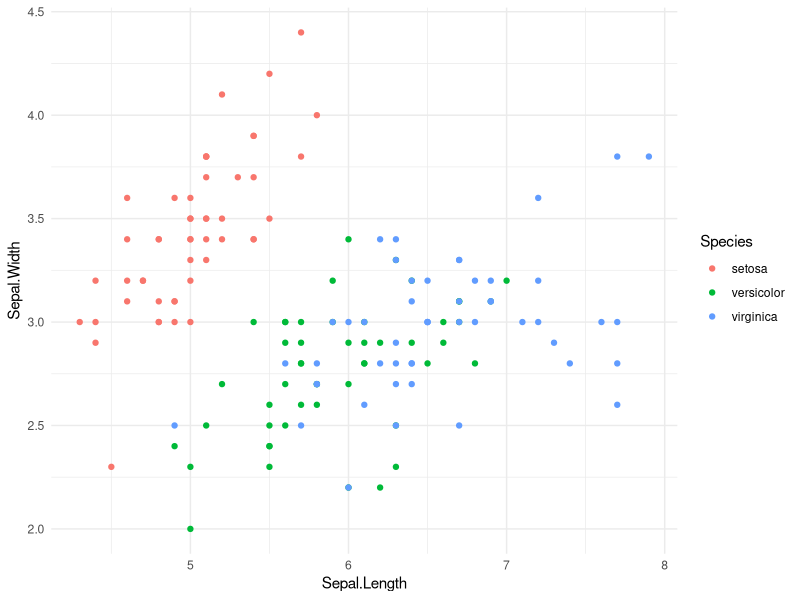
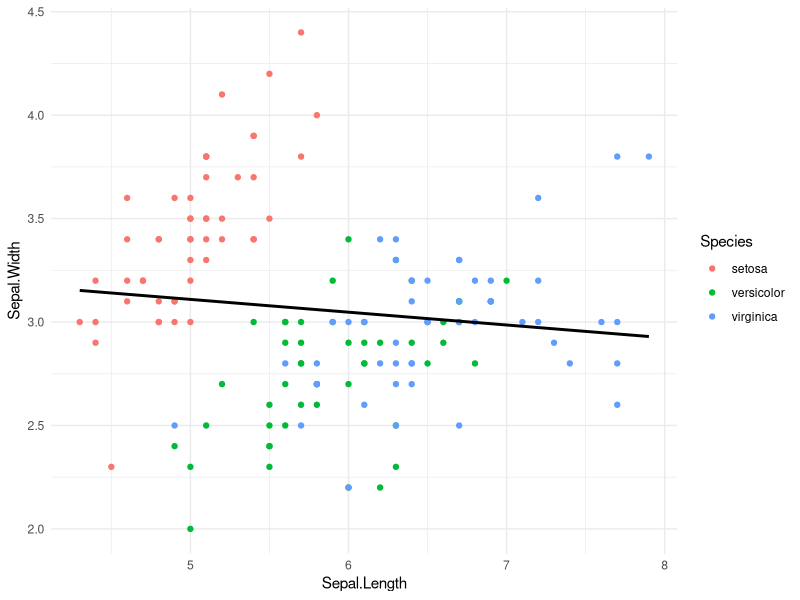
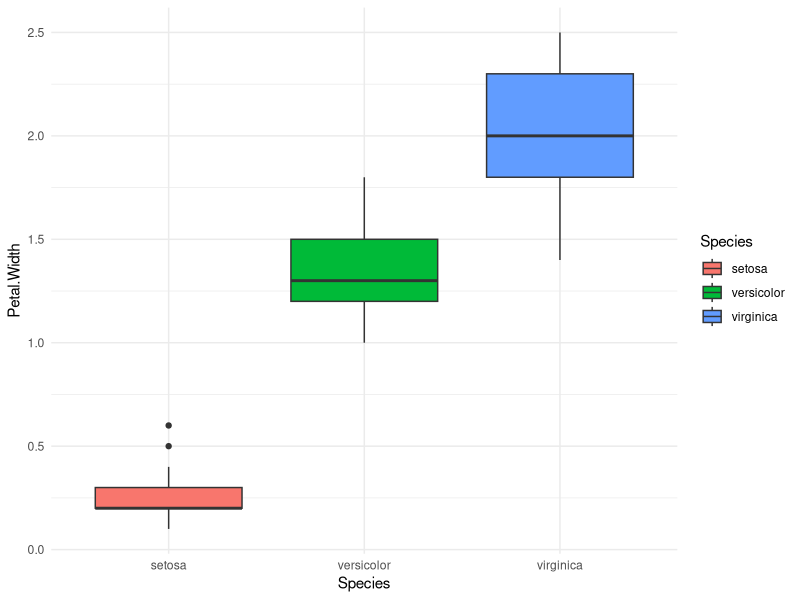
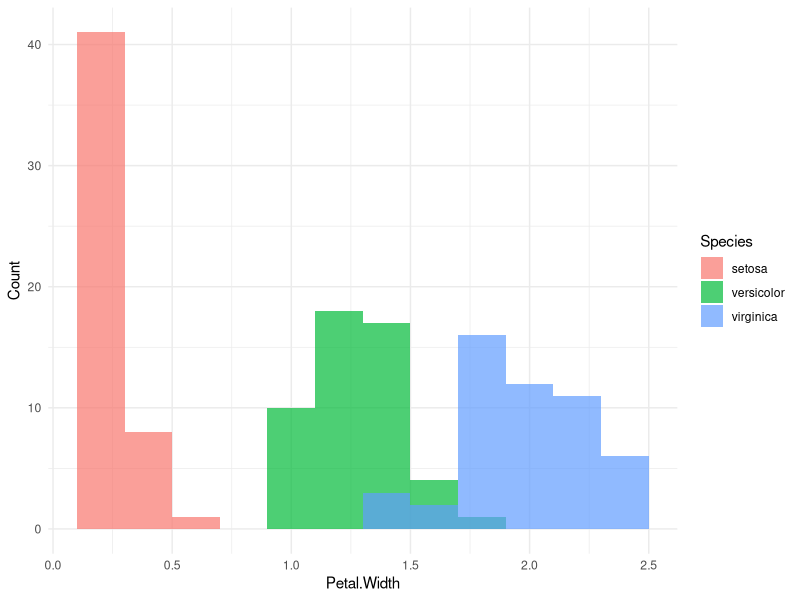

Write the R code that produced these figures, in order.
## ---- chunk 1
knitr::opts_chunk$set(echo = TRUE)
## ---- chunk 2
library(ggplot2)
## ---- chunk 3
data("iris")
## ---- chunk 4
ggplot(data = iris, aes(x = Sepal.Length, y = Sepal.Width, color = Species)) +
  geom_point() +
  labs(x = "Sepal.Length", y = "Sepal.Width") +
  theme_minimal()
## ---- chunk 5
ggplot(data = iris, aes(x = Sepal.Length, y = Sepal.Width, color = Species)) +
  geom_point() +
  geom_smooth(method = "lm", se = FALSE, color = "black") +
  labs(x = "Sepal.Length", y = "Sepal.Width") +
  theme_minimal()
## ---- chunk 6
cor(iris$Sepal.Length, iris$Sepal.Width)
## ---- chunk 7
ggplot(data = iris, aes(x = Species, y = Petal.Width, fill = Species)) +
  geom_boxplot() +
  labs(x = "Species", y = "Petal.Width") +
  theme_minimal()
## ---- chunk 8
ggplot(data = iris, aes(x = Petal.Width, fill = Species)) +
  geom_histogram(binwidth = 0.2, position = "identity", alpha = 0.7) +
  labs(x = "Petal.Width", y = "Count") +
  theme_minimal()
## ---- chunk 9
setosa_width <- iris$Petal.Width[iris$Species == "setosa"]
virginica_width <- iris$Petal.Width[iris$Species == "virginica"]
t_test_result <- t.test(setosa_width, virginica_width)
t_test_result
